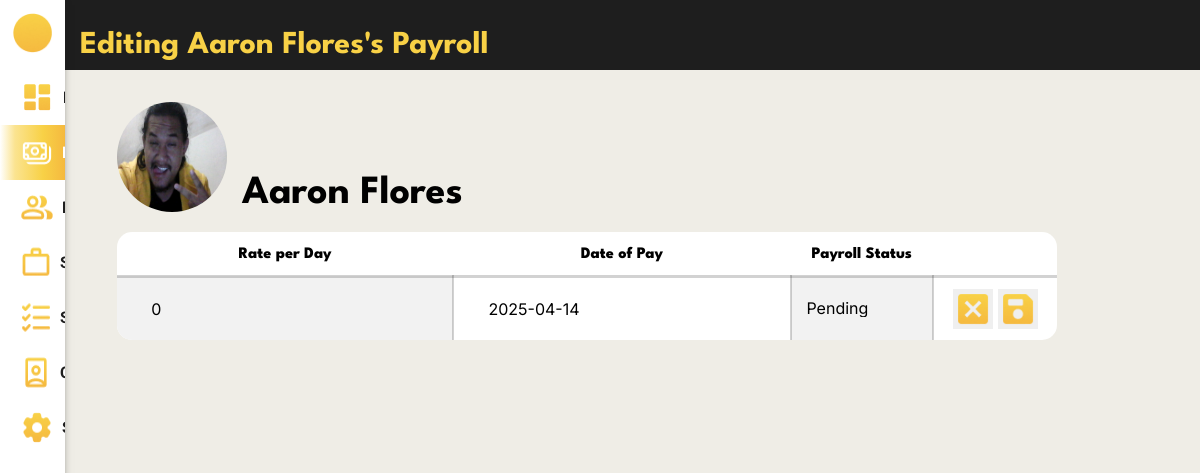
/payroll_system/payroll_edit/40/ (signed in), run on an earlier commit of the app's database.
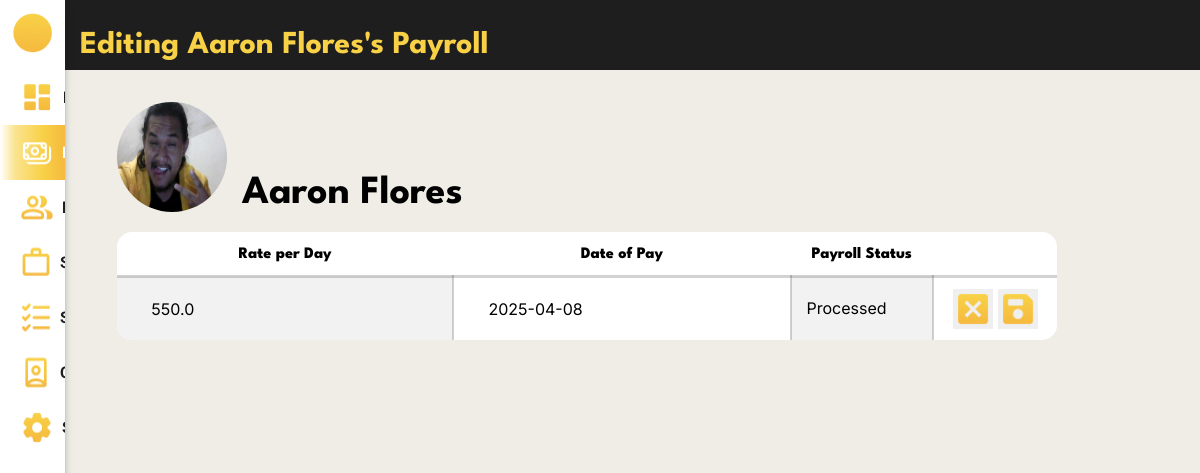
And on a later commit of the database.
### payroll_system/models.py (models this page shows)
class Payroll(models.Model):
    class PayrollStatus(models.TextChoices):
        PENDING = 'PENDING', _('Pending')
        PROCESSED = 'PROCESSED', _('Processed')
    payroll_id = models.AutoField(primary_key=True)
    rate = models.FloatField(default=0, null=False)
    incentives = models.FloatField(default=0, null=False)
    payroll_status = models.CharField(max_length=9, choices=PayrollStatus.choices, default=PayrollStatus.PENDING, null=True, blank=True)
    deductions = models.FloatField(default=0, null=False)
    salary = models.FloatField(default=0, null=False)
    cash_advance = models.FloatField(default=0, null=False)
    under_time = models.FloatField(default=0, null=False)
    payment_date = models.DateField(null=False)
    employee_id_fk = models.ForeignKey(Employee, on_delete=models.CASCADE, related_name='payrolls')
    attendance_id_fk = models.ForeignKey(Attendance, null=True, blank=True, on_delete=models.CASCADE)

### payroll_system/views.py (the view)
# urls.py: path('payroll_edit/<int:employee_id>/', views.payroll_edit , name='payroll_edit'),
@login_required
def payroll_edit(request, employee_id):
    employee = Employee.objects.get(employee_id=employee_id)
    today = timezone.now().date()
    try:
        payroll = Payroll.objects.get(
            employee_id_fk=employee,
            payment_date__gte=today
        )
    except Payroll.DoesNotExist:
        payroll = Payroll(employee_id_fk=employee)
        payroll.payment_date = today + timezone.timedelta(days=7)
        try:
            prev_payroll = Payroll.objects.filter(
                employee_id_fk=employee
            ).latest('payment_date')
            payroll.rate = prev_payroll.rate
            payroll.incentives = prev_payroll.incentives
            payroll.payroll_status = prev_payroll.payroll_status
        except Payroll.DoesNotExist:
            pass
    if request.method == 'POST':
        form = PayrollForm(request.POST, instance=payroll)
        if form.is_valid():
            form.save()
            History.objects.create(description=f"Payroll for {employee.first_name} {employee.last_name} ({employee.employee_id}) was updated.")
            return redirect('payroll_system:payroll_individual', employee_id=employee_id)
    else:
        form = PayrollForm(instance=payroll)
    latest_payroll = employee.payrolls.order_by('-payment_date').first()
    context = {
        'form': form,
        'employee': employee,
        'latest_payroll': latest_payroll
    }
    return render(request, 'payroll_system/payroll_edit.html', context)

### payroll_system/forms.py (shortened to what this page needs)
class PayrollForm(ModelForm):
    class Meta:
        model = Payroll
        fields = ('rate', 'payment_date', 'payroll_status')
        widgets = {
            'rate': forms.NumberInput(),
            'payment_date': forms.DateInput(),
            'payroll_status': forms.Select()
        }

### payroll_system/templates/payroll_system/payroll_edit.html (shortened to what the changed rows need)
{% load static %}
<!DOCTYPE html>
<html lang="en">
<head>
    <link rel="stylesheet" href="{% static 'css/template.css' %}">
    <link rel="stylesheet" href="{% static 'css/payroll_edit.css' %}">
</head>
<body>
    <div class="body">
        <header>
            <h1>Editing {{ employee.first_name }} {{ employee.last_name }}'s Payroll</h1>
        </header>
        <div class="system_content">
            <div class="container">
                <div class="profile-picture">
                    <div class="employee_name">
                        <h1>
                            {{ employee.first_name }} {{ employee.last_name }}
                        </h1>
                    </div>
                </div>
                <div class="edit_container">
                    <table>
                        <tr>
                            <th>Rate per Day</th>
                            <th>Date of Pay</th>
                            <th>Payroll Status</th>
                            <th></th>
                        </tr>
                        <tr>
                            <form class="edit_field" method="POST">
                                <td>{{ form.rate }}</td>
                                <td>{{ form.payment_date }}</td>
                                <td>{{ form.payroll_status }}</td>
                            </form>
                        </tr>
                    </table>
                </div>
            </div>
        </div>
    </div>
</body>
</html>

What changed in the data, as far as the page shows it:
added Payroll: rate "550.0", payment_date "2025-04-08", payroll_status "Processed"
Also different on the page:
form field rate: "0" → (not shown)
form field payment_date: "2025-04-14" → (not shown)
form field payroll_status: "Pending" → (not shown)
